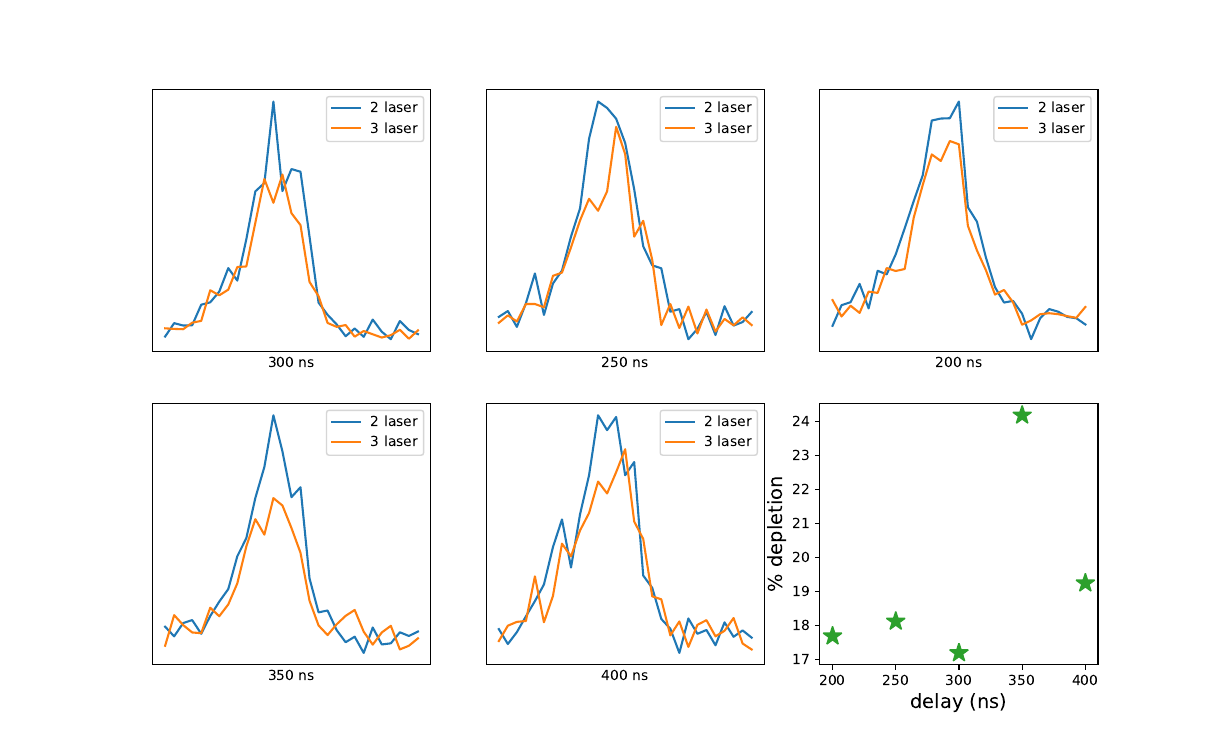

Reproduce this figure in Python.
import numpy as np

import matplotlib.pyplot as plt
from scipy.integrate import simps

width = 3.487
height = width/1.4
one_col = (3.5*width, 3*height)

fig = plt.figure(figsize=one_col)

let = ['a','b','c','d','e','f','g','h','i','j']
d = ['300','250','200','350','400']
p = []

for i in range (0,np.size(let),2):
    #Read in 2 laser + 3 laser files
    fn = 'nt107'+let[i]+'.dat'
    fn2 = 'nt107'+let[i+1]+'.dat'
    a,b,x,y = np.loadtxt(fn,unpack=True)
    a,b,x2,y2 = np.loadtxt(fn2,unpack=True)
    y *=-1
    y2 *=-1
    #Adjust the baseline
    subrb = np.logical_and(x>158,x<162)
    yb = y[subrb]
    y -= np.mean(yb)
    yb = y2[subrb]
    y2 -= np.mean(yb)
    #Look at mass 165
    subr = np.logical_and(x>164.5,x<165.4)
    xx = x[subr]
    yy = y[subr]
    xx2 = x2[subr]
    yy2 = y2[subr]
    #Integrate 2 laser v 3 laser
    int1 = simps(yy,xx)
    int2 = simps(yy2,xx2)
    delay = d[int(i/2)]+' ns'
    print(delay)
    ratio = 100-int1/int2*100
    print('depletion ratio '+str(ratio)+'%')
    p.append(ratio)
    #plots
    ax = plt.subplot(2,3,int(i/2+1))
    ax.plot(xx2,yy2,label='2 laser')
    ax.plot(xx,yy,label='3 laser')
    ax.legend()
    ax.set_xlabel(d[int(i/2)]+' ns')
    ax.set_xticks([])
    ax.set_yticks([])

ax = plt.subplot(2,3,6)
ax.plot(d,p,'C2*',markersize=14)
ax.set_xlabel('delay (ns)',fontsize=14)
ax.set_ylabel('% depletion',fontsize=14)
plt.savefig('colour-delay.pdf',dpi=300,bb0x_inches='tight')
plt.show()
    
